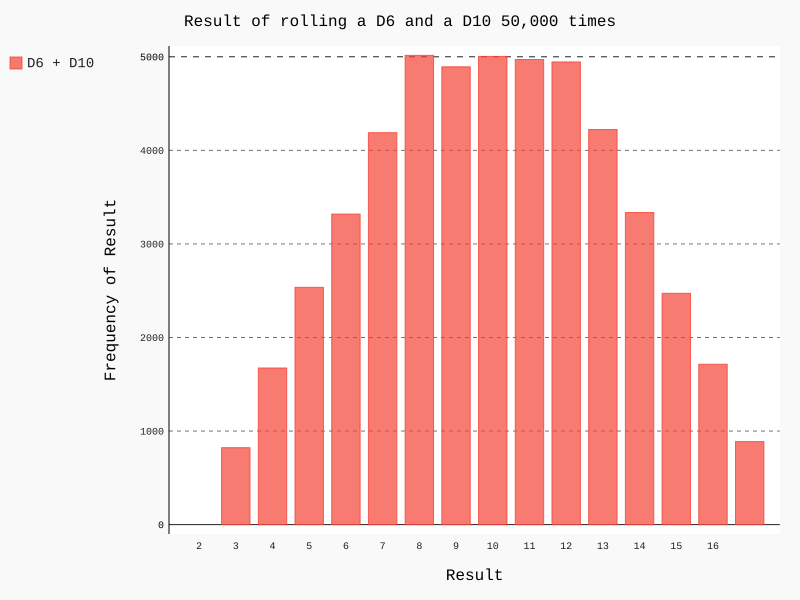

Python code for this plot:
import pygal
from die import Die

die_1 = Die()
die_2 = Die(10)


results = []
for roll_num in range(50000):
    result = die_1.roll() + die_2.roll()
    results.append(result)

frequencies = []
max_result = die_1.num_sides + die_2.num_sides
for value in range(1, max_result+1):
    frequency = results.count(value)
    frequencies.append(frequency)

hist = pygal.Bar()

hist.title = "Result of rolling a D6 and a D10 50,000 times"
hist.x_labels = ['2', '3', '4', '5', '6', '7', '8', '9', '10', '11', '12', '13', '14', '15', '16']
hist.x_title = "Result"
hist.y_title = "Frequency of Result"

hist.add("D6 + D10", frequencies)
hist.render_to_file('different_dice.svg')
